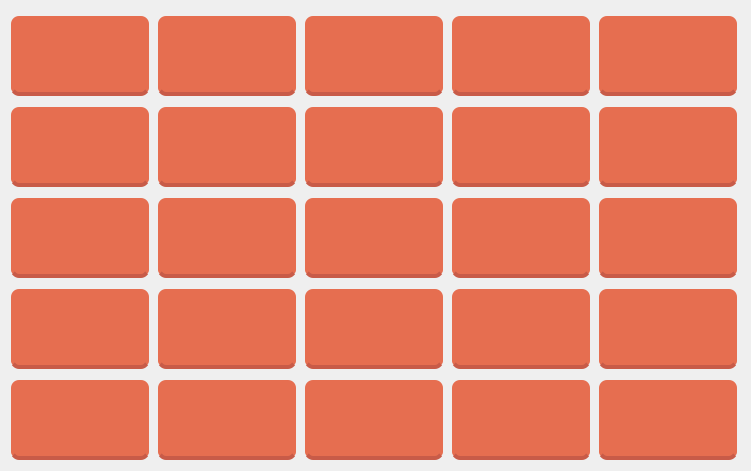
<?xml version="1.0" encoding="UTF-8"?>
<ui version="4.0">
 <class>StickersCollection</class>
 <widget class="QDialog" name="StickersCollection">
  <property name="geometry">
   <rect>
    <x>0</x>
    <y>0</y>
    <width>751</width>
    <height>457</height>
   </rect>
  </property>
  <property name="windowTitle">
   <string>Dialog</string>
  </property>
  <property name="styleSheet">
   <string notr="true">QWidget[objectName=&quot;StickersCollection&quot;]{ background-image: url(&quot;:/other/images/other/sukno.png&quot;) no-repeat right bottom; } </string>
  </property>
  <layout class="QGridLayout" name="gridLayout">
   <item row="5" column="1">
    <widget class="QPushButton" name="pushButton_22">
     <property name="sizePolicy">
      <sizepolicy hsizetype="Preferred" vsizetype="Preferred">
       <horstretch>0</horstretch>
       <verstretch>0</verstretch>
      </sizepolicy>
     </property>
     <property name="minimumSize">
      <size>
       <width>120</width>
       <height>85</height>
      </size>
     </property>
     <property name="styleSheet">
      <string notr="true">QPushButton {
	color: black;
  margin-right: 3%;
  margin-top: 5px;
  border-radius: 8px;
  padding: 5px 9px;
  font-size: 1.2em;
  background-color:rgba(230,110,80,1);
  border-bottom: 4px solid rgba(200, 91, 72, 1);
}

QPushButton:hover {
  background-color: rgba(240, 140, 80, 1);
  border-left: 2px solid rgba(210, 105, 80, 1);
   border-right: 2px solid rgba(210, 105, 80, 1);
   border-bottom: 6px solid rgba(210, 105, 80, 1);
}
QPushButton:pressed {
  background-color: rgba(200, 101, 80, 1);
  border-left: 1px solid rgba(180, 90, 80, 1);
  border-right: -1px solid rgba(180, 90, 80, 1);
  border-top: 5px solid rgba(180, 90, 80, 1);
  padding-top: 3px;  
  border-bottom: none;  
}</string>
     </property>
     <property name="text">
      <string/>
     </property>
    </widget>
   </item>
   <item row="2" column="1">
    <widget class="QPushButton" name="pushButton_12">
     <property name="sizePolicy">
      <sizepolicy hsizetype="Preferred" vsizetype="Preferred">
       <horstretch>0</horstretch>
       <verstretch>0</verstretch>
      </sizepolicy>
     </property>
     <property name="minimumSize">
      <size>
       <width>120</width>
       <height>85</height>
      </size>
     </property>
     <property name="styleSheet">
      <string notr="true">QPushButton {
	color: black;
  margin-right: 3%;
  margin-top: 5px;
  border-radius: 8px;
  padding: 5px 9px;
  font-size: 1.2em;
  background-color:rgba(230,110,80,1);
  border-bottom: 4px solid rgba(200, 91, 72, 1);
}

QPushButton:hover {
  background-color: rgba(240, 140, 80, 1);
  border-left: 2px solid rgba(210, 105, 80, 1);
   border-right: 2px solid rgba(210, 105, 80, 1);
   border-bottom: 6px solid rgba(210, 105, 80, 1);
}
QPushButton:pressed {
  background-color: rgba(200, 101, 80, 1);
  border-left: 1px solid rgba(180, 90, 80, 1);
  border-right: -1px solid rgba(180, 90, 80, 1);
  border-top: 5px solid rgba(180, 90, 80, 1);
  padding-top: 3px;  
  border-bottom: none;  
}


</string>
     </property>
     <property name="text">
      <string/>
     </property>
    </widget>
   </item>
   <item row="2" column="0">
    <widget class="QPushButton" name="pushButton_11">
     <property name="sizePolicy">
      <sizepolicy hsizetype="Preferred" vsizetype="Preferred">
       <horstretch>0</horstretch>
       <verstretch>0</verstretch>
      </sizepolicy>
     </property>
     <property name="minimumSize">
      <size>
       <width>120</width>
       <height>85</height>
      </size>
     </property>
     <property name="styleSheet">
      <string notr="true">QPushButton {
	color: black;
  margin-right: 3%;
  margin-top: 5px;
  border-radius: 8px;
  padding: 5px 9px;
  font-size: 1.2em;
  background-color:rgba(230,110,80,1);
  border-bottom: 4px solid rgba(200, 91, 72, 1);
}

QPushButton:hover {
  background-color: rgba(240, 140, 80, 1);
  border-left: 2px solid rgba(210, 105, 80, 1);
   border-right: 2px solid rgba(210, 105, 80, 1);
   border-bottom: 6px solid rgba(210, 105, 80, 1);
}
QPushButton:pressed {
  background-color: rgba(200, 101, 80, 1);
  border-left: 1px solid rgba(180, 90, 80, 1);
  border-right: -1px solid rgba(180, 90, 80, 1);
  border-top: 5px solid rgba(180, 90, 80, 1);
  padding-top: 3px;  
  border-bottom: none;  
}</string>
     </property>
     <property name="text">
      <string/>
     </property>
    </widget>
   </item>
   <item row="0" column="0">
    <widget class="QPushButton" name="pushButton_1">
     <property name="sizePolicy">
      <sizepolicy hsizetype="Preferred" vsizetype="Preferred">
       <horstretch>0</horstretch>
       <verstretch>0</verstretch>
      </sizepolicy>
     </property>
     <property name="minimumSize">
      <size>
       <width>120</width>
       <height>85</height>
      </size>
     </property>
     <property name="styleSheet">
      <string notr="true">QPushButton {
	color: black;
  margin-right: 3%;
  margin-top: 5px;
  border-radius: 8px;
  padding: 5px 9px;
  font-size: 1.2em;
  background-color:rgba(230,110,80,1);
  border-bottom: 4px solid rgba(200, 91, 72, 1);
}

QPushButton:hover {
  background-color: rgba(240, 140, 80, 1);
  border-left: 2px solid rgba(210, 105, 80, 1);
   border-right: 2px solid rgba(210, 105, 80, 1);
   border-bottom: 6px solid rgba(210, 105, 80, 1);
}
QPushButton:pressed {
  background-color: rgba(200, 101, 80, 1);
  border-left: 1px solid rgba(180, 90, 80, 1);
  border-right: -1px solid rgba(180, 90, 80, 1);
  border-top: 5px solid rgba(180, 90, 80, 1);
  padding-top: 3px;  
  border-bottom: none;  
}</string>
     </property>
     <property name="text">
      <string/>
     </property>
    </widget>
   </item>
   <item row="2" column="4">
    <widget class="QPushButton" name="pushButton_15">
     <property name="sizePolicy">
      <sizepolicy hsizetype="Preferred" vsizetype="Preferred">
       <horstretch>0</horstretch>
       <verstretch>0</verstretch>
      </sizepolicy>
     </property>
     <property name="minimumSize">
      <size>
       <width>120</width>
       <height>85</height>
      </size>
     </property>
     <property name="styleSheet">
      <string notr="true">QPushButton {
	color: black;
  margin-right: 3%;
  margin-top: 5px;
  border-radius: 8px;
  padding: 5px 9px;
  font-size: 1.2em;
  background-color:rgba(230,110,80,1);
  border-bottom: 4px solid rgba(200, 91, 72, 1);
}

QPushButton:hover {
  background-color: rgba(240, 140, 80, 1);
  border-left: 2px solid rgba(210, 105, 80, 1);
   border-right: 2px solid rgba(210, 105, 80, 1);
   border-bottom: 6px solid rgba(210, 105, 80, 1);
}
QPushButton:pressed {
  background-color: rgba(200, 101, 80, 1);
  border-left: 1px solid rgba(180, 90, 80, 1);
  border-right: -1px solid rgba(180, 90, 80, 1);
  border-top: 5px solid rgba(180, 90, 80, 1);
  padding-top: 3px;  
  border-bottom: none;  
}</string>
     </property>
     <property name="text">
      <string/>
     </property>
    </widget>
   </item>
   <item row="1" column="4">
    <widget class="QPushButton" name="pushButton_10">
     <property name="sizePolicy">
      <sizepolicy hsizetype="Preferred" vsizetype="Preferred">
       <horstretch>0</horstretch>
       <verstretch>0</verstretch>
      </sizepolicy>
     </property>
     <property name="minimumSize">
      <size>
       <width>120</width>
       <height>85</height>
      </size>
     </property>
     <property name="styleSheet">
      <string notr="true">QPushButton {
	color: black;
  margin-right: 3%;
  margin-top: 5px;
  border-radius: 8px;
  padding: 5px 9px;
  font-size: 1.2em;
  background-color:rgba(230,110,80,1);
  border-bottom: 4px solid rgba(200, 91, 72, 1);
}

QPushButton:hover {
  background-color: rgba(240, 140, 80, 1);
  border-left: 2px solid rgba(210, 105, 80, 1);
   border-right: 2px solid rgba(210, 105, 80, 1);
   border-bottom: 6px solid rgba(210, 105, 80, 1);
}
QPushButton:pressed {
  background-color: rgba(200, 101, 80, 1);
  border-left: 1px solid rgba(180, 90, 80, 1);
  border-right: -1px solid rgba(180, 90, 80, 1);
  border-top: 5px solid rgba(180, 90, 80, 1);
  padding-top: 3px;  
  border-bottom: none;  
}</string>
     </property>
     <property name="text">
      <string/>
     </property>
    </widget>
   </item>
   <item row="3" column="3">
    <widget class="QPushButton" name="pushButton_19">
     <property name="sizePolicy">
      <sizepolicy hsizetype="Preferred" vsizetype="Preferred">
       <horstretch>0</horstretch>
       <verstretch>0</verstretch>
      </sizepolicy>
     </property>
     <property name="minimumSize">
      <size>
       <width>120</width>
       <height>85</height>
      </size>
     </property>
     <property name="styleSheet">
      <string notr="true">QPushButton {
	color: black;
  margin-right: 3%;
  margin-top: 5px;
  border-radius: 8px;
  padding: 5px 9px;
  font-size: 1.2em;
  background-color:rgba(230,110,80,1);
  border-bottom: 4px solid rgba(200, 91, 72, 1);
}

QPushButton:hover {
  background-color: rgba(240, 140, 80, 1);
  border-left: 2px solid rgba(210, 105, 80, 1);
   border-right: 2px solid rgba(210, 105, 80, 1);
   border-bottom: 6px solid rgba(210, 105, 80, 1);
}
QPushButton:pressed {
  background-color: rgba(200, 101, 80, 1);
  border-left: 1px solid rgba(180, 90, 80, 1);
  border-right: -1px solid rgba(180, 90, 80, 1);
  border-top: 5px solid rgba(180, 90, 80, 1);
  padding-top: 3px;  
  border-bottom: none;  
}</string>
     </property>
     <property name="text">
      <string/>
     </property>
    </widget>
   </item>
   <item row="5" column="0">
    <widget class="QPushButton" name="pushButton_21">
     <property name="sizePolicy">
      <sizepolicy hsizetype="Preferred" vsizetype="Preferred">
       <horstretch>0</horstretch>
       <verstretch>0</verstretch>
      </sizepolicy>
     </property>
     <property name="minimumSize">
      <size>
       <width>120</width>
       <height>85</height>
      </size>
     </property>
     <property name="styleSheet">
      <string notr="true">QPushButton {
	color: black;
  margin-right: 3%;
  margin-top: 5px;
  border-radius: 8px;
  padding: 5px 9px;
  font-size: 1.2em;
  background-color:rgba(230,110,80,1);
  border-bottom: 4px solid rgba(200, 91, 72, 1);
}

QPushButton:hover {
  background-color: rgba(240, 140, 80, 1);
  border-left: 2px solid rgba(210, 105, 80, 1);
   border-right: 2px solid rgba(210, 105, 80, 1);
   border-bottom: 6px solid rgba(210, 105, 80, 1);
}
QPushButton:pressed {
  background-color: rgba(200, 101, 80, 1);
  border-left: 1px solid rgba(180, 90, 80, 1);
  border-right: -1px solid rgba(180, 90, 80, 1);
  border-top: 5px solid rgba(180, 90, 80, 1);
  padding-top: 3px;  
  border-bottom: none;  
}</string>
     </property>
     <property name="text">
      <string/>
     </property>
    </widget>
   </item>
   <item row="5" column="4">
    <widget class="QPushButton" name="pushButton_25">
     <property name="sizePolicy">
      <sizepolicy hsizetype="Preferred" vsizetype="Preferred">
       <horstretch>0</horstretch>
       <verstretch>0</verstretch>
      </sizepolicy>
     </property>
     <property name="minimumSize">
      <size>
       <width>120</width>
       <height>85</height>
      </size>
     </property>
     <property name="styleSheet">
      <string notr="true">QPushButton {
	color: black;
  margin-right: 3%;
  margin-top: 5px;
  border-radius: 8px;
  padding: 5px 9px;
  font-size: 1.2em;
  background-color:rgba(230,110,80,1);
  border-bottom: 4px solid rgba(200, 91, 72, 1);
}

QPushButton:hover {
  background-color: rgba(240, 140, 80, 1);
  border-left: 2px solid rgba(210, 105, 80, 1);
   border-right: 2px solid rgba(210, 105, 80, 1);
   border-bottom: 6px solid rgba(210, 105, 80, 1);
}
QPushButton:pressed {
  background-color: rgba(200, 101, 80, 1);
  border-left: 1px solid rgba(180, 90, 80, 1);
  border-right: -1px solid rgba(180, 90, 80, 1);
  border-top: 5px solid rgba(180, 90, 80, 1);
  padding-top: 3px;  
  border-bottom: none;  
}</string>
     </property>
     <property name="text">
      <string/>
     </property>
    </widget>
   </item>
   <item row="1" column="0">
    <widget class="QPushButton" name="pushButton_6">
     <property name="sizePolicy">
      <sizepolicy hsizetype="Preferred" vsizetype="Preferred">
       <horstretch>0</horstretch>
       <verstretch>0</verstretch>
      </sizepolicy>
     </property>
     <property name="minimumSize">
      <size>
       <width>120</width>
       <height>85</height>
      </size>
     </property>
     <property name="styleSheet">
      <string notr="true">QPushButton {
	color: black;
  margin-right: 3%;
  margin-top: 5px;
  border-radius: 8px;
  padding: 5px 9px;
  font-size: 1.2em;
  background-color:rgba(230,110,80,1);
  border-bottom: 4px solid rgba(200, 91, 72, 1);
}

QPushButton:hover {
  background-color: rgba(240, 140, 80, 1);
  border-left: 2px solid rgba(210, 105, 80, 1);
   border-right: 2px solid rgba(210, 105, 80, 1);
   border-bottom: 6px solid rgba(210, 105, 80, 1);
}
QPushButton:pressed {
  background-color: rgba(200, 101, 80, 1);
  border-left: 1px solid rgba(180, 90, 80, 1);
  border-right: -1px solid rgba(180, 90, 80, 1);
  border-top: 5px solid rgba(180, 90, 80, 1);
  padding-top: 3px;  
  border-bottom: none;  
}</string>
     </property>
     <property name="text">
      <string/>
     </property>
    </widget>
   </item>
   <item row="3" column="0">
    <widget class="QPushButton" name="pushButton_16">
     <property name="sizePolicy">
      <sizepolicy hsizetype="Preferred" vsizetype="Preferred">
       <horstretch>0</horstretch>
       <verstretch>0</verstretch>
      </sizepolicy>
     </property>
     <property name="minimumSize">
      <size>
       <width>120</width>
       <height>85</height>
      </size>
     </property>
     <property name="styleSheet">
      <string notr="true">QPushButton {
	color: black;
  margin-right: 3%;
  margin-top: 5px;
  border-radius: 8px;
  padding: 5px 9px;
  font-size: 1.2em;
  background-color:rgba(230,110,80,1);
  border-bottom: 4px solid rgba(200, 91, 72, 1);
}

QPushButton:hover {
  background-color: rgba(240, 140, 80, 1);
  border-left: 2px solid rgba(210, 105, 80, 1);
   border-right: 2px solid rgba(210, 105, 80, 1);
   border-bottom: 6px solid rgba(210, 105, 80, 1);
}
QPushButton:pressed {
  background-color: rgba(200, 101, 80, 1);
  border-left: 1px solid rgba(180, 90, 80, 1);
  border-right: -1px solid rgba(180, 90, 80, 1);
  border-top: 5px solid rgba(180, 90, 80, 1);
  padding-top: 3px;  
  border-bottom: none;  
}</string>
     </property>
     <property name="text">
      <string/>
     </property>
    </widget>
   </item>
   <item row="1" column="3">
    <widget class="QPushButton" name="pushButton_9">
     <property name="sizePolicy">
      <sizepolicy hsizetype="Preferred" vsizetype="Preferred">
       <horstretch>0</horstretch>
       <verstretch>0</verstretch>
      </sizepolicy>
     </property>
     <property name="minimumSize">
      <size>
       <width>120</width>
       <height>85</height>
      </size>
     </property>
     <property name="styleSheet">
      <string notr="true">QPushButton {
	color: black;
  margin-right: 3%;
  margin-top: 5px;
  border-radius: 8px;
  padding: 5px 9px;
  font-size: 1.2em;
  background-color:rgba(230,110,80,1);
  border-bottom: 4px solid rgba(200, 91, 72, 1);
}

QPushButton:hover {
  background-color: rgba(240, 140, 80, 1);
  border-left: 2px solid rgba(210, 105, 80, 1);
   border-right: 2px solid rgba(210, 105, 80, 1);
   border-bottom: 6px solid rgba(210, 105, 80, 1);
}
QPushButton:pressed {
  background-color: rgba(200, 101, 80, 1);
  border-left: 1px solid rgba(180, 90, 80, 1);
  border-right: -1px solid rgba(180, 90, 80, 1);
  border-top: 5px solid rgba(180, 90, 80, 1);
  padding-top: 3px;  
  border-bottom: none;  
}</string>
     </property>
     <property name="text">
      <string/>
     </property>
    </widget>
   </item>
   <item row="0" column="3">
    <widget class="QPushButton" name="pushButton_4">
     <property name="sizePolicy">
      <sizepolicy hsizetype="Preferred" vsizetype="Preferred">
       <horstretch>0</horstretch>
       <verstretch>0</verstretch>
      </sizepolicy>
     </property>
     <property name="minimumSize">
      <size>
       <width>120</width>
       <height>85</height>
      </size>
     </property>
     <property name="styleSheet">
      <string notr="true">QPushButton {
	color: black;
  margin-right: 3%;
  margin-top: 5px;
  border-radius: 8px;
  padding: 5px 9px;
  font-size: 1.2em;
  background-color:rgba(230,110,80,1);
  border-bottom: 4px solid rgba(200, 91, 72, 1);
}

QPushButton:hover {
  background-color: rgba(240, 140, 80, 1);
  border-left: 2px solid rgba(210, 105, 80, 1);
   border-right: 2px solid rgba(210, 105, 80, 1);
   border-bottom: 6px solid rgba(210, 105, 80, 1);
}
QPushButton:pressed {
  background-color: rgba(200, 101, 80, 1);
  border-left: 1px solid rgba(180, 90, 80, 1);
  border-right: -1px solid rgba(180, 90, 80, 1);
  border-top: 5px solid rgba(180, 90, 80, 1);
  padding-top: 3px;  
  border-bottom: none;  
}</string>
     </property>
     <property name="text">
      <string/>
     </property>
    </widget>
   </item>
   <item row="3" column="4">
    <widget class="QPushButton" name="pushButton_20">
     <property name="sizePolicy">
      <sizepolicy hsizetype="Preferred" vsizetype="Preferred">
       <horstretch>0</horstretch>
       <verstretch>0</verstretch>
      </sizepolicy>
     </property>
     <property name="minimumSize">
      <size>
       <width>120</width>
       <height>85</height>
      </size>
     </property>
     <property name="styleSheet">
      <string notr="true">QPushButton {
	color: black;
  margin-right: 3%;
  margin-top: 5px;
  border-radius: 8px;
  padding: 5px 9px;
  font-size: 1.2em;
  background-color:rgba(230,110,80,1);
  border-bottom: 4px solid rgba(200, 91, 72, 1);
}

QPushButton:hover {
  background-color: rgba(240, 140, 80, 1);
  border-left: 2px solid rgba(210, 105, 80, 1);
   border-right: 2px solid rgba(210, 105, 80, 1);
   border-bottom: 6px solid rgba(210, 105, 80, 1);
}
QPushButton:pressed {
  background-color: rgba(200, 101, 80, 1);
  border-left: 1px solid rgba(180, 90, 80, 1);
  border-right: -1px solid rgba(180, 90, 80, 1);
  border-top: 5px solid rgba(180, 90, 80, 1);
  padding-top: 3px;  
  border-bottom: none;  
}</string>
     </property>
     <property name="text">
      <string/>
     </property>
    </widget>
   </item>
   <item row="0" column="4">
    <widget class="QPushButton" name="pushButton_5">
     <property name="sizePolicy">
      <sizepolicy hsizetype="Preferred" vsizetype="Preferred">
       <horstretch>0</horstretch>
       <verstretch>0</verstretch>
      </sizepolicy>
     </property>
     <property name="minimumSize">
      <size>
       <width>120</width>
       <height>85</height>
      </size>
     </property>
     <property name="styleSheet">
      <string notr="true">QPushButton {
	color: black;
  margin-right: 3%;
  margin-top: 5px;
  border-radius: 8px;
  padding: 5px 9px;
  font-size: 1.2em;
  background-color:rgba(230,110,80,1);
  border-bottom: 4px solid rgba(200, 91, 72, 1);
}

QPushButton:hover {
  background-color: rgba(240, 140, 80, 1);
  border-left: 2px solid rgba(210, 105, 80, 1);
   border-right: 2px solid rgba(210, 105, 80, 1);
   border-bottom: 6px solid rgba(210, 105, 80, 1);
}
QPushButton:pressed {
  background-color: rgba(200, 101, 80, 1);
  border-left: 1px solid rgba(180, 90, 80, 1);
  border-right: -1px solid rgba(180, 90, 80, 1);
  border-top: 5px solid rgba(180, 90, 80, 1);
  padding-top: 3px;  
  border-bottom: none;  
}</string>
     </property>
     <property name="text">
      <string/>
     </property>
    </widget>
   </item>
   <item row="0" column="2">
    <widget class="QPushButton" name="pushButton_3">
     <property name="sizePolicy">
      <sizepolicy hsizetype="Preferred" vsizetype="Preferred">
       <horstretch>0</horstretch>
       <verstretch>0</verstretch>
      </sizepolicy>
     </property>
     <property name="minimumSize">
      <size>
       <width>120</width>
       <height>85</height>
      </size>
     </property>
     <property name="styleSheet">
      <string notr="true">QPushButton {
	color: black;
  margin-right: 3%;
  margin-top: 5px;
  border-radius: 8px;
  padding: 5px 9px;
  font-size: 1.2em;
  background-color:rgba(230,110,80,1);
  border-bottom: 4px solid rgba(200, 91, 72, 1);
}

QPushButton:hover {
  background-color: rgba(240, 140, 80, 1);
  border-left: 2px solid rgba(210, 105, 80, 1);
   border-right: 2px solid rgba(210, 105, 80, 1);
   border-bottom: 6px solid rgba(210, 105, 80, 1);
}
QPushButton:pressed {
  background-color: rgba(200, 101, 80, 1);
  border-left: 1px solid rgba(180, 90, 80, 1);
  border-right: -1px solid rgba(180, 90, 80, 1);
  border-top: 5px solid rgba(180, 90, 80, 1);
  padding-top: 3px;  
  border-bottom: none;  
}</string>
     </property>
     <property name="text">
      <string/>
     </property>
    </widget>
   </item>
   <item row="2" column="3">
    <widget class="QPushButton" name="pushButton_14">
     <property name="sizePolicy">
      <sizepolicy hsizetype="Preferred" vsizetype="Preferred">
       <horstretch>0</horstretch>
       <verstretch>0</verstretch>
      </sizepolicy>
     </property>
     <property name="minimumSize">
      <size>
       <width>120</width>
       <height>85</height>
      </size>
     </property>
     <property name="styleSheet">
      <string notr="true">QPushButton {
	color: black;
  margin-right: 3%;
  margin-top: 5px;
  border-radius: 8px;
  padding: 5px 9px;
  font-size: 1.2em;
  background-color:rgba(230,110,80,1);
  border-bottom: 4px solid rgba(200, 91, 72, 1);
}

QPushButton:hover {
  background-color: rgba(240, 140, 80, 1);
  border-left: 2px solid rgba(210, 105, 80, 1);
   border-right: 2px solid rgba(210, 105, 80, 1);
   border-bottom: 6px solid rgba(210, 105, 80, 1);
}
QPushButton:pressed {
  background-color: rgba(200, 101, 80, 1);
  border-left: 1px solid rgba(180, 90, 80, 1);
  border-right: -1px solid rgba(180, 90, 80, 1);
  border-top: 5px solid rgba(180, 90, 80, 1);
  padding-top: 3px;  
  border-bottom: none;  
}</string>
     </property>
     <property name="text">
      <string/>
     </property>
    </widget>
   </item>
   <item row="1" column="1">
    <widget class="QPushButton" name="pushButton_7">
     <property name="sizePolicy">
      <sizepolicy hsizetype="Preferred" vsizetype="Preferred">
       <horstretch>0</horstretch>
       <verstretch>0</verstretch>
      </sizepolicy>
     </property>
     <property name="minimumSize">
      <size>
       <width>120</width>
       <height>85</height>
      </size>
     </property>
     <property name="styleSheet">
      <string notr="true">QPushButton {
	color: black;
  margin-right: 3%;
  margin-top: 5px;
  border-radius: 8px;
  padding: 5px 9px;
  font-size: 1.2em;
  background-color:rgba(230,110,80,1);
  border-bottom: 4px solid rgba(200, 91, 72, 1);
}

QPushButton:hover {
  background-color: rgba(240, 140, 80, 1);
  border-left: 2px solid rgba(210, 105, 80, 1);
   border-right: 2px solid rgba(210, 105, 80, 1);
   border-bottom: 6px solid rgba(210, 105, 80, 1);
}
QPushButton:pressed {
  background-color: rgba(200, 101, 80, 1);
  border-left: 1px solid rgba(180, 90, 80, 1);
  border-right: -1px solid rgba(180, 90, 80, 1);
  border-top: 5px solid rgba(180, 90, 80, 1);
  padding-top: 3px;  
  border-bottom: none;  
}</string>
     </property>
     <property name="text">
      <string/>
     </property>
    </widget>
   </item>
   <item row="1" column="2">
    <widget class="QPushButton" name="pushButton_8">
     <property name="sizePolicy">
      <sizepolicy hsizetype="Preferred" vsizetype="Preferred">
       <horstretch>0</horstretch>
       <verstretch>0</verstretch>
      </sizepolicy>
     </property>
     <property name="minimumSize">
      <size>
       <width>120</width>
       <height>85</height>
      </size>
     </property>
     <property name="styleSheet">
      <string notr="true">QPushButton {
	color: black;
  margin-right: 3%;
  margin-top: 5px;
  border-radius: 8px;
  padding: 5px 9px;
  font-size: 1.2em;
  background-color:rgba(230,110,80,1);
  border-bottom: 4px solid rgba(200, 91, 72, 1);
}

QPushButton:hover {
  background-color: rgba(240, 140, 80, 1);
  border-left: 2px solid rgba(210, 105, 80, 1);
   border-right: 2px solid rgba(210, 105, 80, 1);
   border-bottom: 6px solid rgba(210, 105, 80, 1);
}
QPushButton:pressed {
  background-color: rgba(200, 101, 80, 1);
  border-left: 1px solid rgba(180, 90, 80, 1);
  border-right: -1px solid rgba(180, 90, 80, 1);
  border-top: 5px solid rgba(180, 90, 80, 1);
  padding-top: 3px;  
  border-bottom: none;  
}</string>
     </property>
     <property name="text">
      <string/>
     </property>
    </widget>
   </item>
   <item row="2" column="2">
    <widget class="QPushButton" name="pushButton_13">
     <property name="sizePolicy">
      <sizepolicy hsizetype="Preferred" vsizetype="Preferred">
       <horstretch>0</horstretch>
       <verstretch>0</verstretch>
      </sizepolicy>
     </property>
     <property name="minimumSize">
      <size>
       <width>120</width>
       <height>85</height>
      </size>
     </property>
     <property name="styleSheet">
      <string notr="true">QPushButton {
	color: black;
  margin-right: 3%;
  margin-top: 5px;
  border-radius: 8px;
  padding: 5px 9px;
  font-size: 1.2em;
  background-color:rgba(230,110,80,1);
  border-bottom: 4px solid rgba(200, 91, 72, 1);
}

QPushButton:hover {
  background-color: rgba(240, 140, 80, 1);
  border-left: 2px solid rgba(210, 105, 80, 1);
   border-right: 2px solid rgba(210, 105, 80, 1);
   border-bottom: 6px solid rgba(210, 105, 80, 1);
}
QPushButton:pressed {
  background-color: rgba(200, 101, 80, 1);
  border-left: 1px solid rgba(180, 90, 80, 1);
  border-right: -1px solid rgba(180, 90, 80, 1);
  border-top: 5px solid rgba(180, 90, 80, 1);
  padding-top: 3px;  
  border-bottom: none;  
}</string>
     </property>
     <property name="text">
      <string/>
     </property>
    </widget>
   </item>
   <item row="3" column="2">
    <widget class="QPushButton" name="pushButton_18">
     <property name="sizePolicy">
      <sizepolicy hsizetype="Preferred" vsizetype="Preferred">
       <horstretch>0</horstretch>
       <verstretch>0</verstretch>
      </sizepolicy>
     </property>
     <property name="minimumSize">
      <size>
       <width>120</width>
       <height>85</height>
      </size>
     </property>
     <property name="styleSheet">
      <string notr="true">QPushButton {
	color: black;
  margin-right: 3%;
  margin-top: 5px;
  border-radius: 8px;
  padding: 5px 9px;
  font-size: 1.2em;
  background-color:rgba(230,110,80,1);
  border-bottom: 4px solid rgba(200, 91, 72, 1);
}

QPushButton:hover {
  background-color: rgba(240, 140, 80, 1);
  border-left: 2px solid rgba(210, 105, 80, 1);
   border-right: 2px solid rgba(210, 105, 80, 1);
   border-bottom: 6px solid rgba(210, 105, 80, 1);
}
QPushButton:pressed {
  background-color: rgba(200, 101, 80, 1);
  border-left: 1px solid rgba(180, 90, 80, 1);
  border-right: -1px solid rgba(180, 90, 80, 1);
  border-top: 5px solid rgba(180, 90, 80, 1);
  padding-top: 3px;  
  border-bottom: none;  
}</string>
     </property>
     <property name="text">
      <string/>
     </property>
    </widget>
   </item>
   <item row="5" column="3">
    <widget class="QPushButton" name="pushButton_24">
     <property name="sizePolicy">
      <sizepolicy hsizetype="Preferred" vsizetype="Preferred">
       <horstretch>0</horstretch>
       <verstretch>0</verstretch>
      </sizepolicy>
     </property>
     <property name="minimumSize">
      <size>
       <width>120</width>
       <height>85</height>
      </size>
     </property>
     <property name="styleSheet">
      <string notr="true">QPushButton {
	color: black;
  margin-right: 3%;
  margin-top: 5px;
  border-radius: 8px;
  padding: 5px 9px;
  font-size: 1.2em;
  background-color:rgba(230,110,80,1);
  border-bottom: 4px solid rgba(200, 91, 72, 1);
}

QPushButton:hover {
  background-color: rgba(240, 140, 80, 1);
  border-left: 2px solid rgba(210, 105, 80, 1);
   border-right: 2px solid rgba(210, 105, 80, 1);
   border-bottom: 6px solid rgba(210, 105, 80, 1);
}
QPushButton:pressed {
  background-color: rgba(200, 101, 80, 1);
  border-left: 1px solid rgba(180, 90, 80, 1);
  border-right: -1px solid rgba(180, 90, 80, 1);
  border-top: 5px solid rgba(180, 90, 80, 1);
  padding-top: 3px;  
  border-bottom: none;  
}</string>
     </property>
     <property name="text">
      <string/>
     </property>
    </widget>
   </item>
   <item row="5" column="2">
    <widget class="QPushButton" name="pushButton_23">
     <property name="sizePolicy">
      <sizepolicy hsizetype="Preferred" vsizetype="Preferred">
       <horstretch>0</horstretch>
       <verstretch>0</verstretch>
      </sizepolicy>
     </property>
     <property name="minimumSize">
      <size>
       <width>120</width>
       <height>85</height>
      </size>
     </property>
     <property name="styleSheet">
      <string notr="true">QPushButton {
	color: black;
  margin-right: 3%;
  margin-top: 5px;
  border-radius: 8px;
  padding: 5px 9px;
  font-size: 1.2em;
  background-color:rgba(230,110,80,1);
  border-bottom: 4px solid rgba(200, 91, 72, 1);
}

QPushButton:hover {
  background-color: rgba(240, 140, 80, 1);
  border-left: 2px solid rgba(210, 105, 80, 1);
   border-right: 2px solid rgba(210, 105, 80, 1);
   border-bottom: 6px solid rgba(210, 105, 80, 1);
}
QPushButton:pressed {
  background-color: rgba(200, 101, 80, 1);
  border-left: 1px solid rgba(180, 90, 80, 1);
  border-right: -1px solid rgba(180, 90, 80, 1);
  border-top: 5px solid rgba(180, 90, 80, 1);
  padding-top: 3px;  
  border-bottom: none;  
}</string>
     </property>
     <property name="text">
      <string/>
     </property>
    </widget>
   </item>
   <item row="3" column="1">
    <widget class="QPushButton" name="pushButton_17">
     <property name="sizePolicy">
      <sizepolicy hsizetype="Preferred" vsizetype="Preferred">
       <horstretch>0</horstretch>
       <verstretch>0</verstretch>
      </sizepolicy>
     </property>
     <property name="minimumSize">
      <size>
       <width>120</width>
       <height>85</height>
      </size>
     </property>
     <property name="styleSheet">
      <string notr="true">QPushButton {
	color: black;
  margin-right: 3%;
  margin-top: 5px;
  border-radius: 8px;
  padding: 5px 9px;
  font-size: 1.2em;
  background-color:rgba(230,110,80,1);
  border-bottom: 4px solid rgba(200, 91, 72, 1);
}

QPushButton:hover {
  background-color: rgba(240, 140, 80, 1);
  border-left: 2px solid rgba(210, 105, 80, 1);
   border-right: 2px solid rgba(210, 105, 80, 1);
   border-bottom: 6px solid rgba(210, 105, 80, 1);
}
QPushButton:pressed {
  background-color: rgba(200, 101, 80, 1);
  border-left: 1px solid rgba(180, 90, 80, 1);
  border-right: -1px solid rgba(180, 90, 80, 1);
  border-top: 5px solid rgba(180, 90, 80, 1);
  padding-top: 3px;  
  border-bottom: none;  
}</string>
     </property>
     <property name="text">
      <string/>
     </property>
    </widget>
   </item>
   <item row="0" column="1">
    <widget class="QPushButton" name="pushButton_2">
     <property name="sizePolicy">
      <sizepolicy hsizetype="Preferred" vsizetype="Preferred">
       <horstretch>0</horstretch>
       <verstretch>0</verstretch>
      </sizepolicy>
     </property>
     <property name="minimumSize">
      <size>
       <width>120</width>
       <height>85</height>
      </size>
     </property>
     <property name="styleSheet">
      <string notr="true">QPushButton {
	color: black;
  margin-right: 3%;
  margin-top: 5px;
  border-radius: 8px;
  padding: 5px 9px;
  font-size: 1.2em;
  background-color:rgba(230,110,80,1);
  border-bottom: 4px solid rgba(200, 91, 72, 1);
}

QPushButton:hover {
  background-color: rgba(240, 140, 80, 1);
  border-left: 2px solid rgba(210, 105, 80, 1);
   border-right: 2px solid rgba(210, 105, 80, 1);
   border-bottom: 6px solid rgba(210, 105, 80, 1);
}
QPushButton:pressed {
  background-color: rgba(200, 101, 80, 1);
  border-left: 1px solid rgba(180, 90, 80, 1);
  border-right: -1px solid rgba(180, 90, 80, 1);
  border-top: 5px solid rgba(180, 90, 80, 1);
  padding-top: 3px;  
  border-bottom: none;  
}</string>
     </property>
     <property name="text">
      <string/>
     </property>
    </widget>
   </item>
  </layout>
 </widget>
 <resources/>
 <connections/>
</ui>
